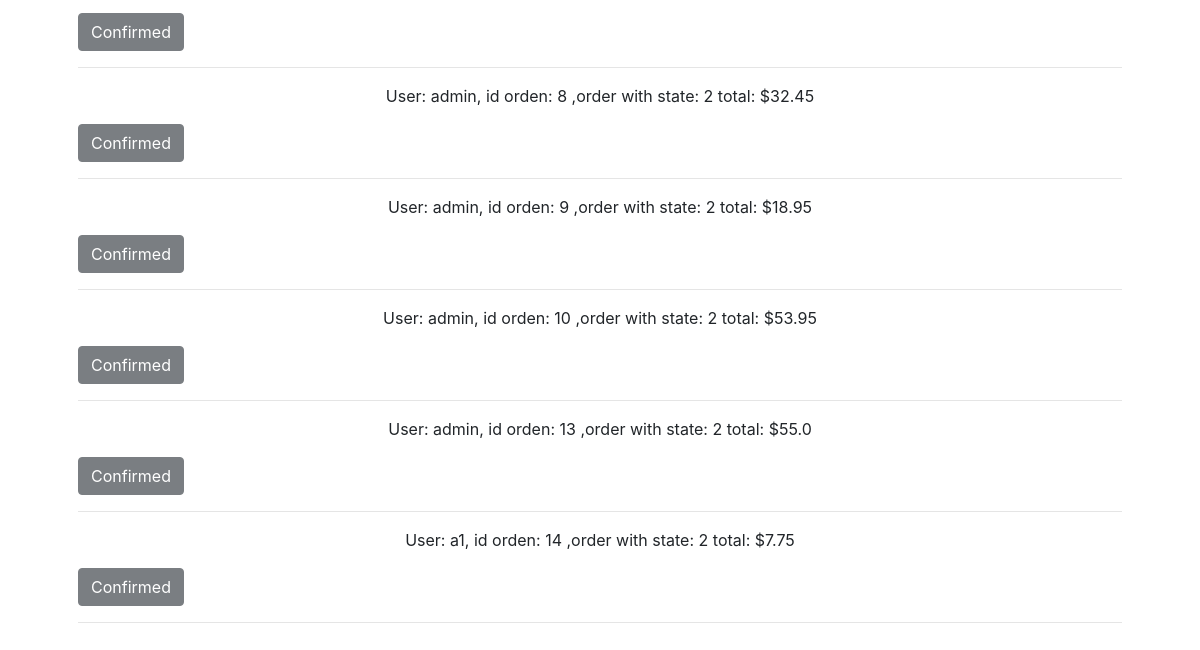
Page /staff (lower part) on the earlier database version.
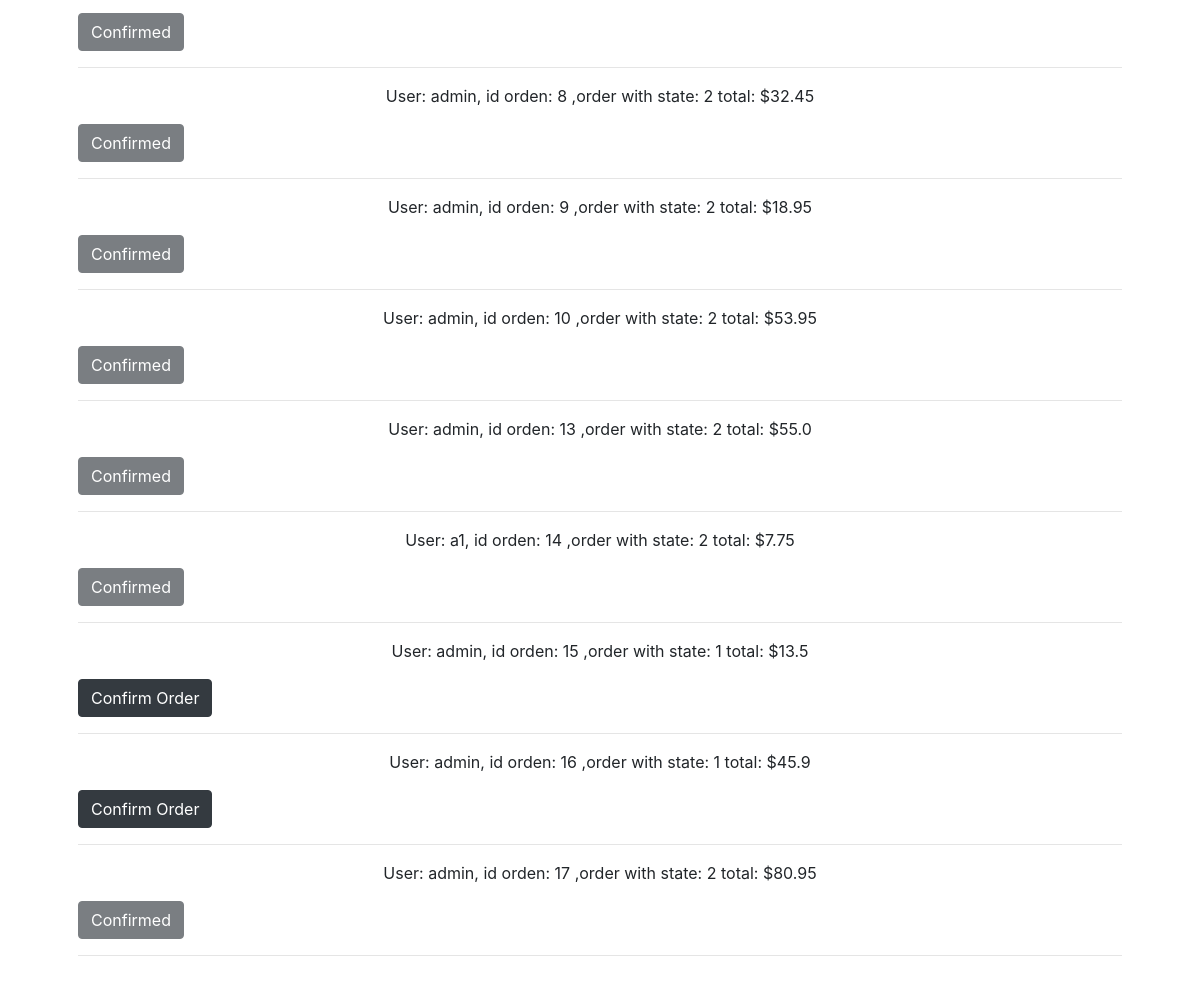
Same page on the later database version.
### orders/models.py (models this page shows, shortened)
class Orden(models.Model):
    username = models.ForeignKey(User, on_delete=CASCADE, related_name="carrito")
    total = models.FloatField(blank=True, null=True, default=0)
    ESTADO = [("0", "creada"), ("1", "progreso"), ("2", "finalizado"), ("3", "cancelado")]
    estado = models.CharField(max_length=10, choices=ESTADO, default="0")
    fecha = models.DateTimeField(auto_now_add=True)
    class Meta:
        verbose_name_plural = "Orden"

### orders/views.py (the view)
# urls.py: path("staff", views.staff, name="staff"),
def staff(request):
    username = request.user
    context = {
        "username": username,
        "staff": Orden.objects.all(),
    }
    return render(request, "orders/staff.html", context)

### orders/templates/orders/staff.html (shortened to what this page needs)
{% extends 'base.html' %}
{% load bootstrap4 %}
{% load static %}
{% block head_css %}
    <link rel="stylesheet" href="{% static 'styles.css' %}">
{% endblock %}
{% block main %}
    {% for order in staff %}
        {% if order.estado == "0" or order.estado == "3" %}
        {% else %}
            <p class="text-center">
                User: {{order.username}}, id orden: {{order.id}} ,order with state: {{order.estado}} total: ${{order.total}}
            </p>
            {% if order.estado == "2" %}
                <button class="btn btn-dark" disabled>Confirmed</button>
            {% else %}
                <form action="{% url 'approve_order' %}" method="POST">
                    <button class="btn btn-dark">Confirm Order</button>
                </form>
            {% endif %}
            <hr>
        {% endif %}
    {% endfor %}
{% endblock %}

Differences in the rows shown:
added Orden: username "admin", id "15", estado "1", total "13.5"
added Orden: username "admin", id "16", estado "1", total "45.9"
added Orden: username "admin", id "17", estado "2", total "80.95", shows "Confirmed"
